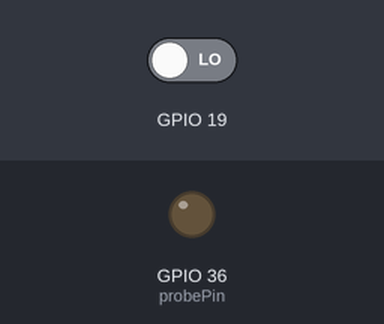
Simulated run of this sketch. Board: ESP32. Shown: output pins drawn as LEDs (lit = HIGH). Inputs (shaded band) come from the test bench; at power-on: GPIO 19 LOW. What the sketch prints to the serial monitor is not drawn.

Above: at 0.0 s.
At 10.3 s:
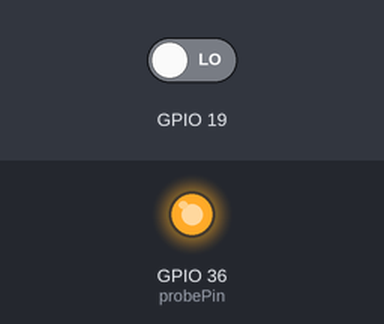
Timing chart, 0 to 11.8 s (numbered marks = the images above):
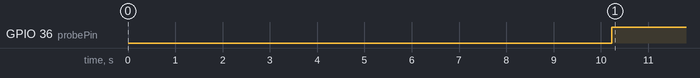

The sketch:

ad4116_rev3.ino
```cpp
#include <SPI.h>
#include "Array.h"
#include "AD4116.h"

int probePin = A0;

// #define DATAOUT 11      // COPI/MOSI
// #define DATAIN 12       // CIPO/MISO
// #define spiCLOCK 13     // SCK/CLK
//#define SPIMODE3 3
#define CS_PIN       5

	// uint8_t CHIPSELECT = 5; // SS/CS ~5 PIN
	// SPIClass spi;

// #define DATAOUT 23      // COPI/MOSI
// #define DATAIN 19       // CIPO/MISO
// #define spiCLOCK 18     // SCK/CLK
// #define SPIMODE3 3


// 	uint8_t CHIPSELECT = 16; // SS/CS ~5 PIN
// 	SPIClass spi;


void setup()
{


    pinMode(probePin, OUTPUT);
    /* initiate serial communication */
    Serial.begin(115200);

    /* Set the pin modes */

        // pinMode(MOSI, OUTPUT);
        // pinMode(MISO, INPUT);
        // pinMode(SCK, OUTPUT);
        // pinMode(CHIPSELECT, OUTPUT);

	    pinMode(CS_PIN, OUTPUT);

	/* sync the ADC */


		/* initialize SPI connection to the ADC */
		/* initiate SPI communication */
		SPI.begin();
		/* use SPI mode 3 */
		// spi.setDataMode(SPI_MODE3);
		//SPI.beginTransaction(SPISettings(14000000, MSBFIRST, SPI_MODE3)); //14Mhz clock
		SPI.beginTransaction(SPISettings(4000000, MSBFIRST, SPI_MODE3)); //4Mhz clock
		/* allow the LDOs to power up */
		delay(100);

	/* reset the ADC registers to default */

		// for (int i = 0; i < 8; i++) {
		// 	SPI.transfer(0xFF);
		// }
		// /* allow the LDOs to power up */
		// delay(10);

	/* Address: 0x07, Reset: 0x30DX, Name: ID */

		/* get the ADC device ID */
		byte id[2];
		AD4116.get_register(ID_REG, id, 2);
		/* check if the id matches 0x34DX, where X is don't care */
		id[1] &= 0xF0;
		bool valid_id = id[0] == 0x34 && id[1] == 0xD0;


    /* check if the ID register of the ADC is valid */
	if (valid_id) {
        Serial.println("AD4116 ID is valid");
    }
	else {
        Serial.println("AD4116 ID is invalid");
    }

    /* set ADC input channel configuration */
	/* enable channel 0 and channel 1 and connect each to 2 analog inputs for bipolar input */
	/* CH0 - CH15 */
	/* true/false to enable/disable channel */
	/* SETUP0 - SETUP7 */
	/* AIN0 - AIN16 */
	AD4116.set_channel_config(CH0, true, SETUP0, AIN0, AIN1);


    /* set the ADC SETUP0 coding mode to BIPLOAR output */
	/* SETUP0 - SETUP7 */
	/* BIPOLAR, UNIPOLAR */
	/* AIN_BUF_DISABLE, AIN_BUF_ENABLE */
	/* REF_EXT, REF_AIN, REF_INT, REF_PWR */
	AD4116.set_setup_config(SETUP0, BIPOLAR, AIN_BUF_ENABLE, REF_EXT);


    /* set ADC OFFSET0 offset value */
	/* OFFSET0 - OFFSET7 */
	AD4116.set_offset_config(OFFSET0, 0x00);


    /* set the ADC FILTER0 ac_rejection to false and samplingrate to 1007 Hz */
	/* FILTER0 - FILTER7 */
	/* SPS_1, SPS_2, SPS_5, SPS_10, SPS_16, SPS_20, SPS_49, SPS_59, SPS_100, SPS_200 */
	/* SPS_381, SPS_503, SPS_1007, SPS_2597, SPS_5208, SPS_10417, SPS_15625, SPS_31250 */
	//AD4116.set_filter_config(FILTER0, SPS_1007);

	/* prepare the configuration value */
	byte value[2] = {0x00, 0x00};
	/* SINC3_MAP0 [15], RESERVED [14:12], ENHFILTEN0 [11], ENHFILT0 [10:8], RESERVED [7], ORDER0 [6:5], ORD0 [4:0] */
	value[0] = 0x0E;
	//value[1] = SPS_100;
	value[1] = SPS_200;


	/* update the configuration value */
	AD4116.set_register(FILTER0, value, 2);

	/* verify the updated configuration value */
	AD4116.get_register(FILTER0, value, 2);


    /* set the ADC data and clock mode */
	/* CONTINUOUS_CONVERSION_MODE, SINGLE_CONVERSION_MODE */
	/* in SINGLE_CONVERSION_MODE after all setup channels are sampled the ADC goes into STANDBY_MODE */
	/* to exit STANDBY_MODE use this same function to go into CONTINUOUS or SINGLE_CONVERSION_MODE */
	/* INTERNAL_CLOCK, INTERNAL_CLOCK_OUTPUT, EXTERNAL_CLOCK_INPUT, EXTERNAL_CRYSTAL */
	/* REF_DISABLE, REF_ENABLE */
	//AD4116.set_adc_mode_config(CONTINUOUS_CONVERSION_MODE, INTERNAL_CLOCK, REF_DISABLE);
	AD4116.set_adc_mode_config(SINGLE_CONVERSION_MODE, INTERNAL_CLOCK, REF_DISABLE);

    /* enable/disable CONTINUOUS_READ_MODE and appending STATUS register to data */
	/* to exit CONTINUOUS_READ_MODE use AD4116.reset(); */
	/* AD4116.reset(); returns all registers to default state, so everything has to be setup again */
	/* true / false to enable / disable appending status register to data, 4th byte */
	AD4116.set_interface_mode_config(false, true);

	/* wait for ADC */
	delay(10000);

    // spi.begin();
}

/* ADC conversion data and STATUS register */
byte data[4];


void loop()
{
    	/* when ADC conversion is finished */
	if (DATA_READY || true) {
		/* get ADC conversion result */
		AD4116.get_data(data);

		/* send result via serial */
		long int data0 = data[0];
		long int data1 = data[1];
		long int data2 = data[2];

		long long int id3 = (data0 << 16) | (data1 << 8) | data2;

		double InputResultsScaled = 0.000001 * (5000000 * (id3 - 8387126) / 1676914);
		//int InputResults = id4;
		Serial.println(InputResultsScaled, 6);


		if (InputResultsScaled < -10) {
        Serial.print("led on");
        Serial.println();
        digitalWrite(probePin, HIGH);


 }
 else {
  Serial.print("led off");
  Serial.println();
  digitalWrite(probePin, LOW);
 }


		//delay(250);
	}


}
```

AD4116.cpp
```cpp
/*
=================================
library to control the AD7173 ADC
=================================
*/
#include "AD4116.h"

AD4116Class AD4116;

void AD4116Class::init() {
	/* initiate SPI communication */
	SPI.begin();
	/* use SPI mode 3 */
	//SPI.setDataMode(SPI_MODE3);
	SPI.beginTransaction(SPISettings(14000000, MSBFIRST, SPI_MODE3));
	/* allow the LDOs to power up */
	delay(10);
}

void AD4116Class::reset() {
	/* sending at least 64 high bits returns ADC to default state */
	for (int i = 0; i < 8; i++) {
		SPI.transfer(0xFF);
	}
	/* allow the LDOs to power up */
	delay(10);
}

void AD4116Class::sync() {
	/* toggle the chip select */
	digitalWrite(SS, HIGH);
	delay(10);
	digitalWrite(SS, LOW);
	/* allow the LDOs to power up */
	delay(10);
}

void AD4116Class::print_byte(byte value) {
	char format[10];
	sprintf(format, "0x%.2X ", value);
	Serial.print(format);
}

int AD4116Class::set_register(adc7173_register_t reg, byte *value, int value_len) {
	/* send communication register id 0x00 */
	SPI.transfer(0x00);
	/* send write command to the desired register 0x00 - 0xFF */
	SPI.transfer(0x00 | reg);
	/* send the desired amount of bytes */
	for (int i = 0; i < value_len; i++) {
		SPI.transfer(value[i]);
	}
	/* when debug enabled */
	if (DEBUG_ENABLED) {
		Serial.print("set_register: set [ ");
		for (int i = 0; i < value_len; i++) {
			this->print_byte(value[i]);
		}
		Serial.print("] to reg [ ");
		this->print_byte(reg);
		Serial.println("]");
	}
	/* TODO: find out correct delay */
	delay(READ_WRITE_DELAY);
	/* return error code */
	return 0;
}

int AD4116Class::get_register(adc7173_register_t reg, byte *value, int value_len) {
	/* send communication register id 0x00 */
	SPI.transfer(0x00);
	/* send read command to the desired register 0x00 - 0xFF */
	SPI.transfer(0x40 | reg);
	/* receive the desired amount of bytes */
	for (int i = 0; i < value_len; i++) {
		value[i] = SPI.transfer(0x00);
	}
	/* when debug enabled */
	if (DEBUG_ENABLED) {
		Serial.print("get_register: got [ ");
		for (int i = 0; i < value_len; i++) {
			this->print_byte(value[i]);
		}
		Serial.print("] from reg [ ");
		this->print_byte(reg);
		Serial.println(" ]");
	}
	/* TODO: find out correct delay */
	delay(READ_WRITE_DELAY);
	/* return error code */
	return 0;
}

int AD4116Class::get_current_data_channel(adc7173_register_t &channel) {
	/* Address: 0x00, Reset: 0x80, Name: STATUS */

	/* get ADC status register */
	byte value[1];
	this->get_register(STATUS_REG, value, 1);

	/* assign to return channel register value */
	channel = (adc7173_register_t) (value[0] & 0x0F);

	/* return error code */
	return 0;
}

int AD4116Class::set_adc_mode_config(data_mode_t data_mode, clock_mode_t clock_mode, ref_mode_t ref_mode) {
	/* Address: 0x01, Reset: 0x2000, Name: ADCMODE */

	/* prepare the configuration value */
	/* REF_EN [15], RESERVED [14], SING_CYC [13], RESERVED [12:11], DELAY [10:8], RESERVED [7], MODE [6:4], CLOCKSEL [3:2], RESERED [1:0] */
	byte value[2] = {0x00, 0x00};
	value[1] = (data_mode << 4) | (clock_mode << 2);
	value[0] = (ref_mode << 7);

	/* update the configuration value */
	this->set_register(ADCMODE_REG, value, 2);

	/* verify the updated configuration value */
	this->get_register(ADCMODE_REG, value, 2);

	/* return error code */
	return 0;
}

int AD4116Class::set_interface_mode_config(bool continuous_read, bool append_status_reg) {
	/* Address: 0x02, Reset: 0x0000, Name: IFMODE */

	/* prepare the configuration value */
	/* RESERVED [15:13], ALT_SYNC [12], IOSTRENGTH [11], HIDE_DELAY [10], RESERVED [9], DOUT_RESET [8], CONTREAD [7], DATA_STAT [6], REG_CHECK [5], RESERVED [4], CRC_EN [3:2], RESERVED [1], WL16 [0] */
	byte value[2] = {0x00, 0x00};
	value[1] = (continuous_read << 7) | (append_status_reg << 6);

	/* update the configuration value */
	this->set_register(IFMODE_REG, value, 2);

	/* verify the updated configuration value */
	this->get_register(IFMODE_REG, value, 2);

	/* when continuous read mode */
	if (continuous_read) {
		/* update the data mode */
		this->m_data_mode = CONTINUOUS_READ_MODE;
	}

	/* enable or disable appending status reg to data */
	this->append_status_reg = append_status_reg;

	/* return error code */
	return 0;
}

int AD4116Class::get_data(byte *value) {
	/* Address: 0x04, Reset: 0x000000, Name: DATA */

	/* when not in continuous read mode, send the read command */
	if (this->m_data_mode != CONTINUOUS_READ_MODE) {
		/* send communication register id 0x00 */
		SPI.transfer(0x00);
		/* send read command 0x40 to the data register 0x04 */
		SPI.transfer(0x40 | DATA_REG);
	}
	/* get the ADC conversion result (24 bits) */
	value[0] = SPI.transfer(0x00);
	value[1] = SPI.transfer(0x00);
	value[2] = SPI.transfer(0x00);
	/* when status register appending is enabled */
	if (this->append_status_reg) {
		value[3] = SPI.transfer(0x00);
	}

	/* when debug enabled */
	if (DEBUG_ENABLED) {
		Serial.print("get_data: read [ ");
		this->print_byte(value[0]);
		this->print_byte(value[1]);
		this->print_byte(value[2]);
		/* when status register appending is enabled */
		if (this->append_status_reg) {
			this->print_byte(value[3]);;
		}
		Serial.println("] from reg [ 0x04 ] = ");

		long int value0 = value[0];
		long int value1 = value[1];
		long int value2 = value[2];

		Serial.println(value0);
		Serial.println(value1);
		Serial.println(value2);


		long long int id3 = (value0 << 16) | (value1 << 8) | value2;


		Serial.print("id3 = ");
		Serial.println((double)id3);

		double id4 = id3 - 8387126;
		Serial.print("id4 = ");
		Serial.println(id4);

		id4 = id4 * 50000;
		Serial.print("id4 = ");
		Serial.println(id4);

		id4 = id4 / 1676914;
		Serial.print("id4 = ");
		Serial.println(id4);


		double InputResultsScaled = 0.0001 * (50000 * (id3 - 8387126) / 1676914);
		//int InputResults = id4;
		Serial.print("InputResultsScaled: ");
		Serial.println(InputResultsScaled, 6);

		long long int InputResults = 50000 * (id3 - 8387126) / 1676914;
		Serial.print("InputResults: ");
		Serial.println((int)InputResults);

		Serial.println("_________");

	}
	/* return error code */
	return 0;
}


bool AD4116Class::is_valid_id() {
	/* Address: 0x07, Reset: 0x30DX, Name: ID */

	/* get the ADC device ID */
	byte id[2];
	this->get_register(ID_REG, id, 2);
	/* check if the id matches 0x30DX, where X is don't care */
	id[1] &= 0xF0;
	bool valid_id = id[0] == 0x30 && id[1] == 0xD0;

	/* when debug enabled */
	if (DEBUG_ENABLED) {
		if (valid_id) {
			Serial.println("init: ADC device ID is valid :)");
		} else {
			Serial.print("init: ADC device ID is invalid :( [ ");
			this->print_byte(id[0]);
			this->print_byte(id[1]);
			Serial.print(" ]");
			Serial.println();
		}
	}
	/* return validity of ADC device ID */
	return valid_id;
}

int AD4116Class::set_channel_config(adc7173_register_t channel, bool enable, adc7173_register_t setup, analog_input_t ain_pos, analog_input_t ain_neg) {
	/* Address: 0x10, Reset: 0x8001, Name: CH0 */
	/* Address Range: 0x11 to 0x1F, Reset: 0x0001, Name: CH1 to CH15 */

	/* prepare the configuration value */
	/* CH_EN0 [15], SETUP_SEL0 [14:12], RESERVED [11:10], AINPOS0 [9:5], AINNEG0 [4:0] */
	byte value[2] = {0x00, 0x00};
	value[0] = (enable << 7) | (setup << 4) | (ain_pos >> 3);
	value[1] = (ain_pos << 5) | ain_neg;

	/* update the configuration value */
	this->set_register(channel, value, 2);

	/* verify the updated configuration value */
	this->get_register(channel, value, 2);

	/* return error code */
	return 0;
}

int AD4116Class::set_setup_config(adc7173_register_t setup, coding_mode_t coding_mode, ain_buf_mode_t ain_buf_mode, setup_ref_source_t setup_ref_source) {
	/* Address Range: 0x20 to 0x27, Reset: 0x1000, Name: SETUPCON0 to SETUPCON7 */

	/* prepare the configuration value */
	byte value[2] = {0x00, 0x00};
	value[0] = (coding_mode << 4) | ain_buf_mode;
	value[1] = (setup_ref_source << 4);

	/* update the configuration value */
	this->set_register(setup, value, 2);

	/* verify the updated configuration value */
	this->get_register(setup, value, 2);

	/* return error code */
	return 0;
}

int AD4116Class::set_filter_config(adc7173_register_t filter, data_rate_t data_rate) {
	/* Address Range: 0x28 to 0x2F, Reset: 0x0000, Name: FILTCON0 to FILTCON7 */

	/* prepare the configuration value */
	byte value[2] = {0x00, 0x00};
	/* SINC3_MAP0 [15], RESERVED [14:12], ENHFILTEN0 [11], ENHFILT0 [10:8], RESERVED [7], ORDER0 [6:5], ORD0 [4:0] */
	value[1] = data_rate;

	/* update the configuration value */
	this->set_register(filter, value, 2);

	/* verify the updated configuration value */
	this->get_register(filter, value, 2);

	/* return error code */
	return 0;
}

int AD4116Class::set_offset_config(adc7173_register_t offset, uint32_t offset_value) {
	/* Address Range: 0x30 to 0x37, Reset: 0x0000, Name: OFFSET0 to OFFSET7 */

	/* add the default offset value */
	offset_value += 8388608;
	/* prepare the configuration value */
	byte value[3] = {0x00, 0x00, 0x00};
	value[0] = offset_value >> 16;
	value[1] = offset_value >> 8;
	value[2] = offset_value;

	/* update the configuration value */
	this->set_register(offset, value, 3);

	/* verify the updated configuration value */
	this->get_register(offset, value, 3);

	/* return error code */
	return 0;
}
```

Source omitted: AD4116.h (10051 bytes)

Measured:
- by itself, GPIO 36 (probePin): LOW → HIGH at 10.2 s
